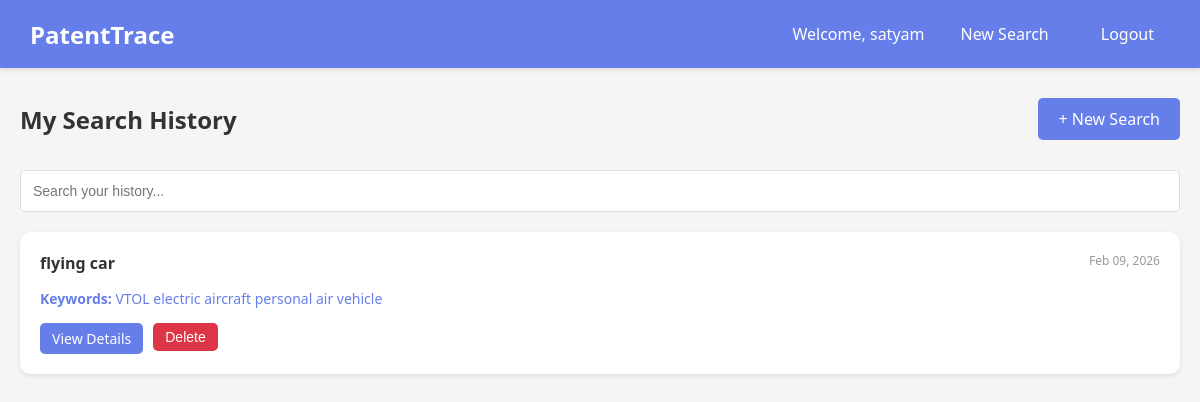
Before: /dashboard/ (signed in) with the older database file.
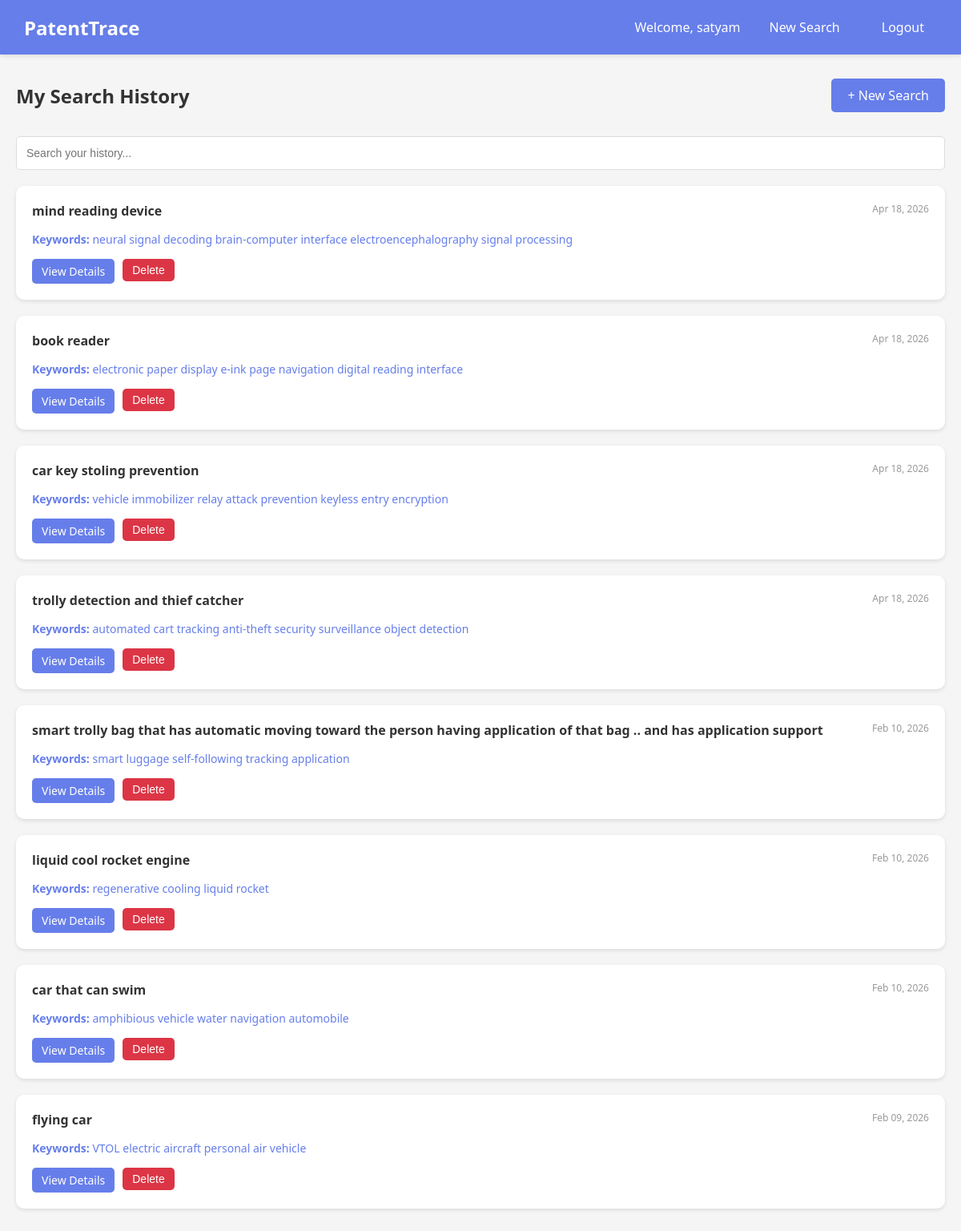
After: the same page with the newer database file.
### search/models.py (models this page shows, shortened)
class SearchHistory(models.Model):
    user = models.ForeignKey(User, on_delete=models.CASCADE, related_name='searches')
    search_text = models.TextField()
    keywords_extracted = models.CharField(max_length=500)
    patent_data = models.TextField()
    analysis_result = models.TextField()
    created_at = models.DateTimeField(auto_now_add=True)
    updated_at = models.DateTimeField(auto_now=True)
    class Meta:
        ordering = ['-created_at']
        indexes = [
            models.Index(fields=['user', '-created_at']),
        ]
        verbose_name_plural = 'Search Histories'

### search/dashboard_views.py (the view)
# urls.py: path('dashboard/', dashboard_views.dashboard_view, name='dashboard'),
@login_required
def dashboard_view(request):
    query = request.GET.get('q', '')
    searches = SearchHistory.objects.filter(user=request.user)
    if query:
        searches = searches.filter(
            Q(search_text__icontains=query) |
            Q(keywords_extracted__icontains=query) |
            Q(analysis_result__icontains=query)
        )
    return render(request, 'dashboard.html', {
        'searches': searches,
        'query': query
    })

### templates/dashboard.html (shortened to what this page needs)
<!DOCTYPE html>
<html lang="en">
<head>
</head>
<body>
    <nav class="navbar">
        <h1>PatentTrace</h1>
        <div class="navbar-links">
            <span>Welcome, {{ user.username }}</span>
            <a href="{% url 'search_patents' %}">New Search</a>
            <a href="{% url 'logout' %}">Logout</a>
        </div>
    </nav>
    <div class="container">
        <div class="header">
            <h2>My Search History</h2>
            <a href="{% url 'search_patents' %}" class="btn">+ New Search</a>
        </div>
        {% if searches %}
        <div class="search-box">
            <form method="get">
                <input type="text" name="q" placeholder="Search your history..." value="{{ query }}">
            </form>
        </div>
        {% for search in searches %}
        <div class="search-card">
            <div class="search-card-header">
                <div class="search-card-title">{{ search.search_text|truncatewords:20 }}</div>
                <div class="search-card-date">{{ search.created_at|date:"M d, Y" }}</div>
            </div>
            <div class="search-card-keywords">
                <strong>Keywords:</strong> {{ search.keywords_extracted }}
            </div>
            <div class="search-card-actions">
                <a href="{% url 'search_detail' search.id %}" class="btn-view">View Details</a>
                <form method="post" action="{% url 'delete_search' search.id %}" style="display: inline;">
                    <button type="submit" class="btn-delete" onclick="return confirm('Are you sure you want to delete this search?')">Delete</button>
                </form>
            </div>
        </div>
        {% endfor %}
        {% endif %}
    </div>
</body>
</html>

### templates/dashboard.html (style rules this page uses)
* { margin: 0; padding: 0; box-sizing: border-box; }
body { font-family: 'Segoe UI', Tahoma, Geneva, Verdana, sans-serif; background: #f5f5f5; }
.navbar { background: #667eea; color: white; padding: 15px 30px; display: flex; justify-content: space-between; align-items: center; box-shadow: 0 2px 5px rgba(0,0,0,0.1); }
.navbar h1 { font-size: 24px; }
.navbar-links { display: flex; gap: 20px; align-items: center; }
.navbar-links a { color: white; text-decoration: none; padding: 8px 16px; border-radius: 5px; transition: background 0.3s; }
.container { max-width: 1200px; margin: 30px auto; padding: 0 20px; }
.header { display: flex; justify-content: space-between; align-items: center; margin-bottom: 30px; }
.header h2 { color: #333; }
.btn { padding: 10px 20px; background: #667eea; color: white; text-decoration: none; border-radius: 5px; transition: background 0.3s; }
.search-box { margin-bottom: 20px; }
.search-box input { width: 100%; padding: 12px; border: 1px solid #ddd; border-radius: 5px; font-size: 14px; }
.search-card { background: white; padding: 20px; margin-bottom: 20px; border-radius: 10px; box-shadow: 0 2px 5px rgba(0,0,0,0.1); transition: transform 0.2s; }
.search-card-header { display: flex; justify-content: space-between; align-items: start; margin-bottom: 15px; }
.search-card-title { color: #333; font-size: 16px; font-weight: 600; flex: 1; }
.search-card-date { color: #999; font-size: 12px; }
.search-card-keywords { color: #667eea; font-size: 14px; margin-bottom: 10px; }
.search-card-actions { display: flex; gap: 10px; margin-top: 15px; }
.search-card-actions a, .search-card-actions button { padding: 6px 12px; border-radius: 5px; text-decoration: none; font-size: 14px; border: none; cursor: pointer; transition: background 0.3s; }
.btn-view { background: #667eea; color: white; }
.btn-delete { background: #dc3545; color: white; }

Changed rows visible on the page:
added SearchHistory: search_text "mind reading device", created_at "Apr 18, 2026", keywords_extracted "neural signal decoding brain-computer interface electroencephalography signal processing"
added SearchHistory: search_text "book reader", created_at "Apr 18, 2026", keywords_extracted "electronic paper display e-ink page navigation digital reading interface"
added SearchHistory: search_text "car key stoling prevention", created_at "Apr 18, 2026", keywords_extracted "vehicle immobilizer relay attack prevention keyless entry encryption"
added SearchHistory: search_text "trolly detection and thief catcher", created_at "Apr 18, 2026", keywords_extracted "automated cart tracking anti-theft security surveillance object detection"
added SearchHistory: search_text "smart trolly bag that has automatic moving toward the person having application of that bag .. and has application support", created_at "Feb 10, 2026", keywords_extracted "smart luggage self-following tracking application"
added SearchHistory: search_text "liquid cool rocket engine", created_at "Feb 10, 2026", keywords_extracted "regenerative cooling liquid rocket"
added SearchHistory: search_text "car that can swim", created_at "Feb 10, 2026", keywords_extracted "amphibious vehicle water navigation automobile"
